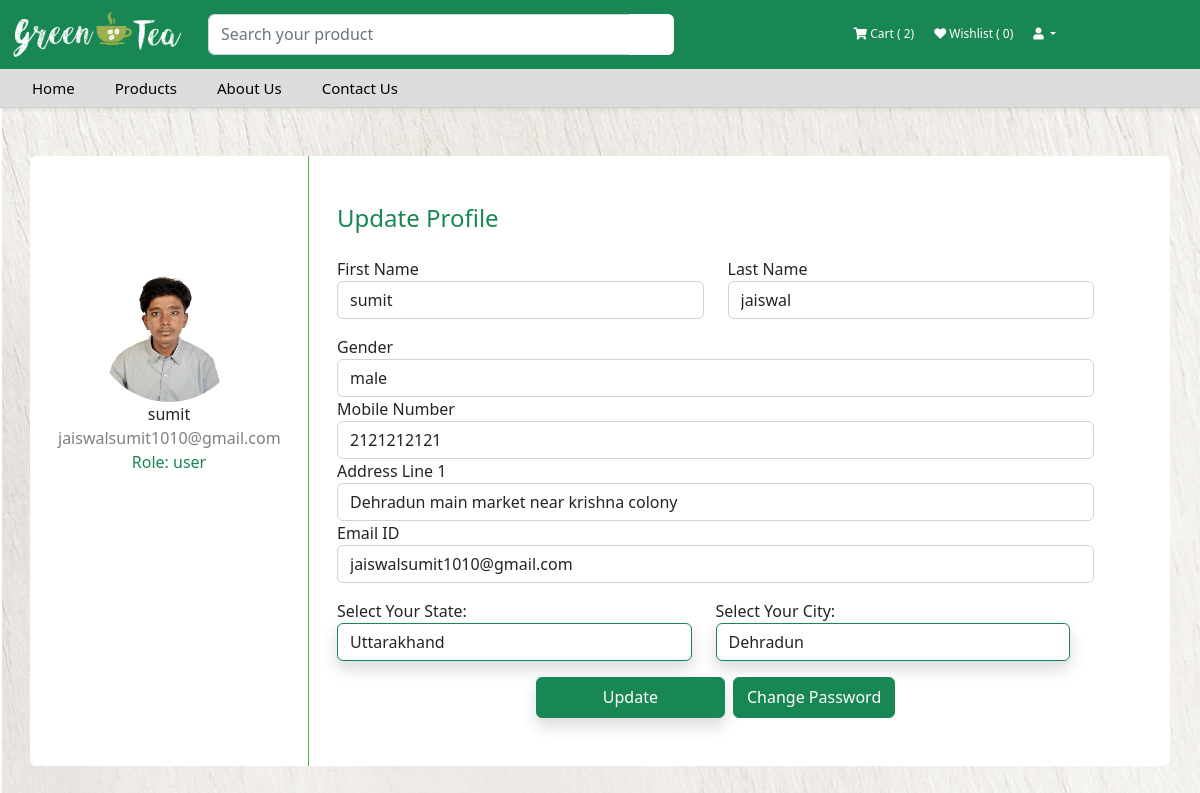
The page /profileupdate.php (signed in) on the database its author committed.
### tables this page shows
CREATE TABLE `registration` (
  `first_name` varchar(255) NOT NULL,
  `last_name` varchar(255) NOT NULL,
  `user_name` varchar(255) NOT NULL,
  `email` varchar(255) NOT NULL,
  `phone_number` varchar(15) NOT NULL,
  `state` varchar(20) NOT NULL,
  `city` varchar(50) NOT NULL,
  `address` varchar(255) NOT NULL,
  `password` varchar(255) NOT NULL,
  `gender` varchar(50) NOT NULL,
  `image` varchar(255) NOT NULL DEFAULT '''user-solid.svg''',
  `role` varchar(10) NOT NULL DEFAULT 'user',
  `status` varchar(255) NOT NULL DEFAULT 'inactive',
  `create_time` datetime DEFAULT NULL
);

### updateprofileget.php (called while the page is built, shortened)
<?php
require 'db_connect.php';
$username=$_SESSION['user_name'];
$sql = "SELECT * FROM registration WHERE user_name = '$username' ";
$result = mysqli_query($con, $sql);
while ($row = $result->fetch_assoc()) {
    $image = $row['image'];
    $state= $row['state'];
    $city=$row['city'];
}
?>

### profileget.php (called while the page is built, shortened)
<?php
require 'db_connect.php';
$username = $_SESSION['user_name'];
$sql = "SELECT * FROM registration WHERE user_name = '$username'";
$result = mysqli_query($con, $sql);
while ($row = $result->fetch_assoc()) {
    $first_name = $row['first_name'];
    $last_name = $row['last_name'];
    $email = $row['email'];
    $phon = $row['phone_number'];
    $address = $row['address'];
    $gender = $row['gender'];
    $role = $row['role'];
    $phone = (int) $phon;
}
?>

### profileupdate.php (the view, shortened to what this page needs)
<?php
include 'header.php';
require 'profileget.php';
require 'updateprofileget.php';
?>
<!DOCTYPE html>
<html lang="en">
<head>
    <link rel="stylesheet" href="https://pro.fontawesome.com/releases/v5.10.0/css/all.css"
>
</head>
<body>
    <div class="container rounded bg-white mt-5 mb-5">
        <form action="<?php echo htmlspecialchars($_SERVER["PHP_SELF"]); ?>" method="post" id="f1"
            enctype="multipart/form-data">
            <div class="row">
                <div class="col-12 col-sm-12 col-md-12 col-lg-3 bd">
                    <div class="d-flex flex-column align-items-center justify-content-center p-3 py-5 ">
                        <div class="img">
                            <div class="photo-preview card-img">
                                <img id="profile-img" class="rounded-circle mt-5" width="150px"
                                    src="<?php echo "image/" . $image ?>">
                            </div>
                        </div>
                        <span class="font-weight-bold">
                            <?php echo $username ?>
                        </span><span class="text-black-50">
                            <?php echo $email ?>
                        </span> <span class="text-success">Role:
                            <?php echo $role ?>
                        </span> <span></span>
                    </div>
                </div>
                <div class="col-12 col-sm-12 col-md-12 col-lg-9">
                    <div class="p-3 py-5">
                        <div class="d-flex justify-content-between align-items-center mb-3">
                            <h4 class="text-success">Update Profile</h4>
                        </div>
                        <div class="row mt-2">
                            <div class="col-md-6">
                                <label class="labels">First Name</label>
                                <input type="text" class="form-control" name="fn" value="<?php echo $first_name ?>">
                            </div>
                            <div class="col-md-6">
                                <label class="labels">Last Name</label>
                                <input type="text" class="form-control" name="ln" value="<?php echo $last_name ?>">
                            </div>
                        </div>
                        <div class="row mt-3">
                            <div class="col-md-12">
                                <label class="labels">Gender</label>
                                <input type="text" class="form-control" name="ge" placeholder="Enter your gender"
                                    value="<?php echo $gender ?>">
                            </div>
                            <div class="col-md-12">
                                <label class="labels">Mobile Number</label>
                                <input type="text" class="form-control" name="ph" placeholder=""
                                    value="<?php echo $phone ?>">
                            </div>
                            <div class="col-md-12">
                                <label class="labels">Address Line 1</label>
                                <input type="text" class="form-control" name="ad" placeholder=""
                                    value="<?php echo $address ?>">
                            </div>
                            <div class="col-md-12">
                                <label class="labels">Email ID</label>
                                <input type="email" class="form-control" placeholder="enter email id" name="em"
                                    value="<?php echo $email ?>">
                            </div>
                            <div class="row mt-3">
                                <div class="col-md-6">
                                    <label for="inputState" class="text-dark">Select Your State:</label>
                                    <select class="form-control shadow border-success" id="inputState" name="st"
                                        onchange="updateCities()">
                                        <option selected value="<?php echo $state ?>">
                                            <?php echo $state ?>
                                        </option>
                                    </select>
                                </div>
                                <div class="col-md-6">
                                    <label for="inputDistrict" class="text-dark">Select Your City:</label>
                                    <select class="form-control shadow border-success" id="inputDistrict" name="ci">
                                        <option value="<?php echo $city ?>">
                                            <?php echo $city ?>
                                        </option>
                                    </select>
                                </div>
                            </div>
                        </div>
                        <div class="row justify-content-center mt-3">
                            <div class="col-sm-12 d-flex justify-content-center gap-2">
                                <button type="submit" class="btn btn-success w-25 shadow border-success text-white"
                                    name="btn">Update</button>
                                <a href="changepassword.php" class="btn btn-success rounded w-auto">Change Password</a>
                            </div>
                        </div>
        </form>
    </div>
</body>
</html>

### style.css (style rules this page uses)
* { max-width: 100%; max-height: 100%; }
body { background-image: url(image/body-bg.jpg); }
.btn { line-height: 1.8; background-color: #198754; padding: 5px 13px; display: inline-block; color: #fff; text-transform: capitalize; font-family: inherit; font-size: 16px; cursor: pointer; user-select: none; position: relative; overflow: hidden; vertical-align: middle; transition: color 0.3s ease; z-index: 2; }
.btn::before { position: absolute; content: ''; left: 0; top: 0; background: #42bf85; height: 100%; width: 0; z-index: -1; transition: width 0.3s ease; }

### rows shown on the page
registration: image (picture), email "jaiswalsumit1010@gmail.com", role "user", fn "sumit", ln "jaiswal", ge "male", ph "2121212121", ad "Dehradun main market near krishna colony", em "jaiswalsumit1010@gmail.com", st "Uttarakhand", ci "Dehradun"

### other values the page prints
$rowcount "2"
$rowcount1 "0"
$username "sumit"
